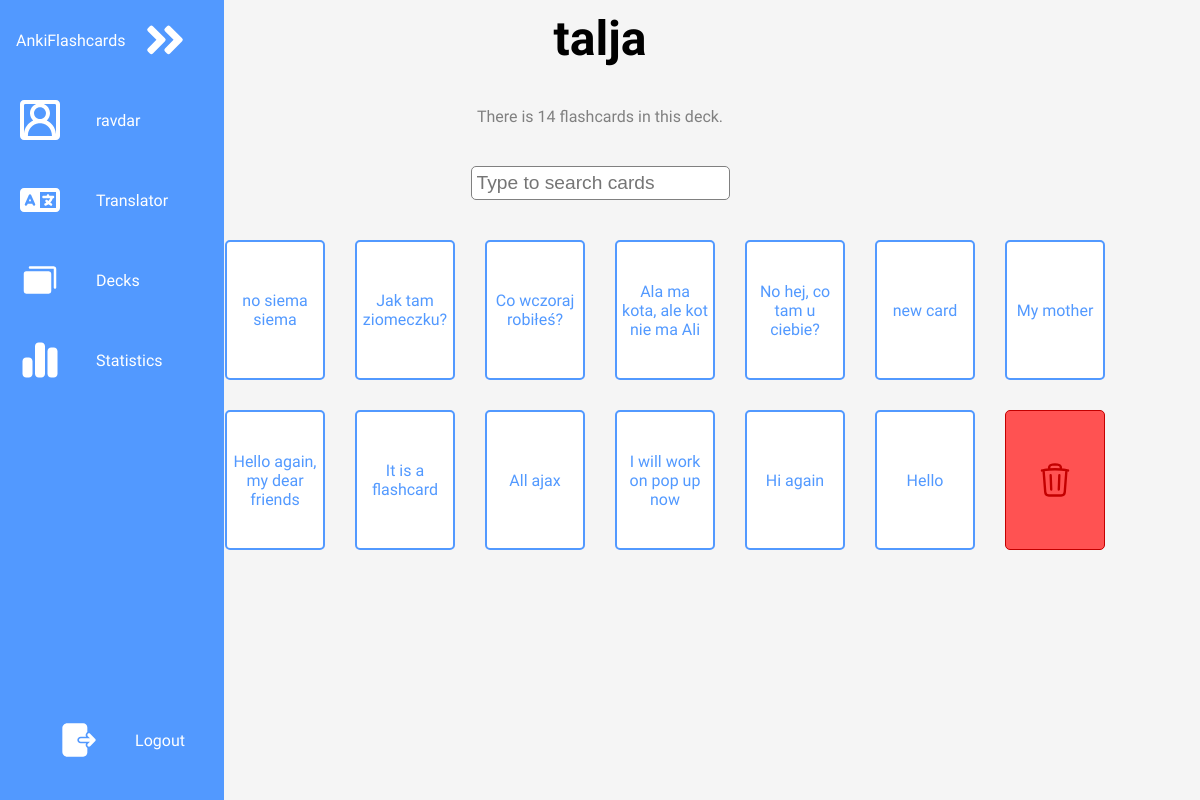
Screenshot of /deck_details/?deck_name=talja (signed in) with the database file from the repository.
### mainapp/models.py (models this page shows, shortened)
class Deck(models.Model):
    name = models.CharField(max_length=140)
    user = models.ForeignKey(User,related_name="decks",on_delete=models.CASCADE)
    description = models.CharField(max_length=300, blank=True, null=True)

class Flashcard(models.Model):
    front = models.CharField(max_length=500)
    back = models.CharField(max_length=500)
    user = models.ForeignKey(User, on_delete=models.CASCADE, related_name="flashcards")
    deck = models.ForeignKey(Deck, related_name="flashcards",on_delete=models.CASCADE)
    from_language = models.ForeignKey(Language, related_name="flashcard_from_language", on_delete=models.PROTECT, blank=True, null=True, default=None)
    to_language = models.ForeignKey(Language, related_name="flashcard_to_language", on_delete=models.PROTECT, blank=True, null=True, default=None)
    winning_streak = models.IntegerField(default=0)
    easiness_factor = models.FloatField(default=2.5)
    interval = models.IntegerField(default=0)
    next_review = models.DateField(default=timezone.now().date())
    last_review = models.DateField(blank=True, null=True, default=None)
    number_of_reviews = models.IntegerField(default=0)
    number_of_agains = models.IntegerField(default=0)
    number_of_hard = models.IntegerField(default=0)
    number_of_good = models.IntegerField(default=0)
    number_of_easy = models.IntegerField(default=0)
    total_time = models.FloatField(default=0) # In seconds

### mainapp/views.py (the view, shortened to what this page needs)
# urls.py: urlpatterns = [path("", views.landing_page, name="landing_page"),path("translator/", views.translator, name="translator"), path("review/", views.review, name="review"), path("users/<str:user_username>
@login_required
def deck_details(request):
    user = request.user
    if request.method == "POST":
        deck_id = request.POST.get("deck_id")
        deck = get_object_or_404(Deck, pk=deck_id)
        deck.delete()
        url = reverse("mainapp:user_profile", kwargs={"user_username": request.user.username})
        return redirect(url)
    else:
        deck_name = request.GET.get("deck_name")
    deck = get_object_or_404(Deck,user=user,name=deck_name)
    return render(request, "mainapp/deck_details.html", {"deck":deck})

### mainapp/templates/mainapp/deck_details.html (shortened to what this page needs)
{% extends "mainapp/user_profile.html" %}
{% load static %}
{% block content %}
<main class="decks-main center">
    <h1 id="deck-name">{{deck.name}}</h1>
    <p class="subtext">There is {{deck.flashcards.all.count}} flashcards in this deck.</p>
    <form id="card-searchbar">
        <input type="text" id="cards-searchbar" placeholder="Type to search cards">
    </form>
    <div class="cards-container">
        <a href="{% url 'mainapp:translator' %}?requested_from=deck_details&deck_name={{ deck.name }}"><button
                id="add-card-button" class="card center">+</button></a>
        {% for card in deck.flashcards.all %}
        <a href="{% url 'mainapp:edit_flashcard' %}?card_id={{ card.id }}" class="card center">{{card.front}}</a>
        {% endfor %}
        <div class="tooltip"> <button class="delete-button card center" type="button"> </button>
        </div>
    </div>
</main>
{% endblock content %}

### mainapp/templates/mainapp/user_profile.html (shortened to what this page needs)
{% load static %}
<!DOCTYPE html>
<html lang="en">
<head>
    <link rel="stylesheet" href="{% static 'styles.css' %}">
</head>
<body>
    <nav class="navbar">
        <ul>
            <li class="logo">
                <a href="#" class="nav-link1">
                    <span class="link-text logo-text">AnkiFlashcards</span>
                </a>
            </li>
            <li class="nav-item">
                <a href="{% url 'mainapp:user_profile' user.username %}" class="nav-link">
                    <span class="link-text">{{user.username}}</span>
                </a>
            </li>
            <li class="nav-item">
                <a href="{% url 'mainapp:translator' %}" class="nav-link">
                    <span class="link-text">Translator</span>
                </a>
            </li>
            <li class="nav-item">
                <a href="{% url 'mainapp:decks' %}" class="nav-link">
                    <span class="link-text">Decks</span>
                </a>
            </li>
            <li class="nav-item">
                <a href="{% url 'mainapp:hello_visitor' %}" class="nav-link">
                    <span class="link-text">Statistics</span>
                </a>
            </li>
            <li class="nav-item center" id="themeButton">
                <a href="{% url 'users:logout' %}" class="nav-link1">
                    <span class="link-text">Logout</span>
                </a>
            </li>
        </ul>
    </nav>
    {% block content %}{% endblock content %}
</body>
</html>

### mainapp/static/styles.css (style rules this page uses)
:root { --MAIN-BLUE: #5299ff; --LIGHT-BLUE: #8fbeff; --MAIN-RED: #ff5252; --SECOND-RED: #c30000; --MAIN-GREEN: #3ad949; --LIGHTER-BLACK: #575757; --DECK-BLUE: #A3F6FE; --DECK-BLUE-2: #A3CAFE; --DECK-RED: #FEA3A3; --DECK-YELLOW: #FEE5A3; --DECK-YELLOW-2: #FEFBA3; --DECK-GREEN: #1a9f17; --DECK-GREEN-2: #A3FEA3; --DECK-ORANGE: #FEC7A3; --DECK-PURPLE: #BAA3FE; --DECK-PINK: #D7A3FE; --DECK-PINK-2: #FDA3FE; --DECK-AQUA: #A3FEDD; --MAIN-FONT: Gabarito; --PAGE-WIDTH: 1400px; }
* { margin: 0; padding: 0; box-sizing: border-box; }
html { scroll-behavior: smooth; }
body { background-color: whitesmoke; justify-content: space-between; flex-direction: column; min-height: 100vh; display: flex; align-items: center; font-family: var(--MAIN-FONT); }
main { flex-direction: column; }
.center { display: flex; justify-content: center; align-items: center; text-align: center; }
.subtext { color: grey; }
a { text-decoration: none; color: black; transition: all 0.1s ease; }
button { background-color: transparent; border: none; cursor: pointer; font-family: var(--MAIN-FONT); }
h1 { font-family: var(--MAIN-FONT); font-size: 3rem; }
main { flex-direction: column; min-width: 100%; }
.navbar { width: 100vw; height: 5rem; position: fixed; bottom: 0; left: 0; background-color: var(--MAIN-BLUE); z-index: 3; transition: all 300ms linear; }
.navbar ul { list-style: none; display: flex; flex-direction: row; align-items: center; height: 100%; }
.navbar ul li { width: 100%; transition: width 200ms ease-in-out; }
.logo { display: none; }
.navbar a { display: flex; align-items: center; height: 5rem; background-color: var(--MAIN-BLUE); color: white; }
.link-text { display: none; color: white; margin-left: 1rem; }
.nav-link svg, .nav-link1 svg { margin: 0 15px; width: 40px; min-width: 40px; }
.decks-main { gap: 20px; margin-top: 10px; }
.decks-main form { min-width: 300px; }
#decks-searchbar, #cards-searchbar { border-radius: 5px; font-size: 1.2em; padding: 5px; border: 1px solid gray; }
.cards-container { display: grid; gap: 30px; grid-template-columns: repeat(3, 1fr); }
#add-card-button { background-color: var(--LIGHT-BLUE); color: white; font-size: 75px; }
.cards-container button { width: 100px; height: 140px; padding: 30px; }
.card { width: 100px; height: 140px; background-color: white; border: 2px solid var(--MAIN-BLUE); color: var(--MAIN-BLUE); border-radius: 5px; padding: 5px; }
.delete-button, .delete-button-text { border-radius: 5px; padding: 3px; background-color: var(--MAIN-RED); color: var(--SECOND-RED); border: 1px solid var(--SECOND-RED); }
.delete-button { width: 35px; height: 35px; }
form { display: flex; flex-direction: column; align-items: center; }
.tooltip { position: relative; display: inline-block; }
@media screen and (min-width:1000px) { .nav-link svg, .nav-link1 svg { margin: 0 20px; } }
@media screen and (min-width:1000px) { .decks-main { gap: 40px; } }
@media screen and (min-width:1000px) { .navbar { width: 5rem; height: 100vh; bottom: none; flex-direction: column; } }
@media screen and (min-width:1000px) { .navbar ul { flex-direction: column; } }
@media screen and (min-width:1000px) { .navbar ul li { justify-content: flex-start; } }
@media screen and (min-width:1000px) { .logo { display: block; } }
@media screen and (min-width:1000px) { .navbar ul li:last-child { margin-top: auto; justify-content: center; margin-bottom: 20px; } }
@media screen and (min-width:1000px) { .cards-container { grid-template-columns: repeat(8, 1fr); } }

### rows the page displays
Deck: name "talja", flashcards.all.count "14"
Flashcard: front "no siema siema"
Flashcard: front "Jak tam ziomeczku?"
Flashcard: front "Co wczoraj robiłeś?"
Flashcard: front "Ala ma kota, ale kot nie ma Ali"
Flashcard: front "No hej, co tam u ciebie?"
Flashcard: front "new card"
Flashcard: front "My mother"
Flashcard: front "Hello again, my dear friends"
Flashcard: front "It is a flashcard"
Flashcard: front "All ajax"
Flashcard: front "I will work on pop up now"
Flashcard: front "Hi again"
Flashcard: front "Hello"

### other values shown
{{ user.username }} "ravdar"
